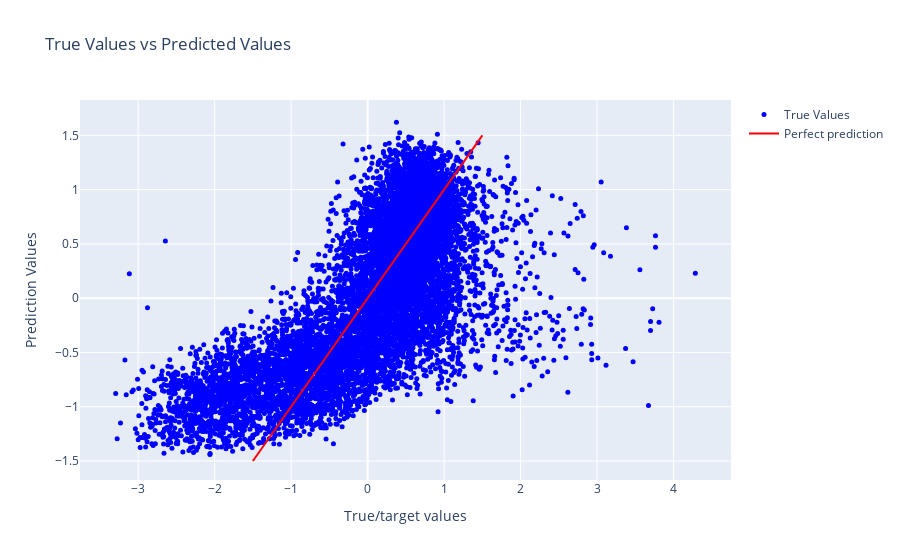

Source (notebook cell):
### Code cell
import matplotlib.pyplot as plt

# Assuming you have Y_test and Y_pred as the true and predicted target values

# Create a scatter plot
#plt.scatter(range(len(Y_test)), Y_test, color='b', label='True Values')
#plt.scatter(range(len(Y_pred)), Y_pred, color='r', label='Predicted Values')

# Create the scatter plot trace
scatter_trace = go.Scatter(
    x=Y_test,
    y=Y_pred,
    mode='markers',
    marker=dict(
        color='blue',
        size=5,
    ),
    name='True Values'
)

# Create the layout
layout = go.Layout(
    xaxis=dict(title='True/target values'),
    yaxis=dict(title='Prediction Values'),
    title='True Values vs Predicted Values'
)

# Create the line trace
line_trace = go.Scatter(
    x=[-1.5, 1.5],
    y=[-1.5, 1.5],
    mode='lines',
    line=dict(color='red', width=2),
    name='Perfect prediction'
)

# Create the figure
figure = go.Figure(data=[scatter_trace,line_trace], layout=layout)

# Show the figure
figure.show()

### Figure 1 — Plotly figure (JSON) as saved in the notebook; plotly's stock layout.template omitted (floating-point values rounded to 4 significant figures; data arrays with more than 128 entries replaced by an {"elided": "..."} marker saying what was removed)
{"data": [{"marker": {"color": "blue", "size": 5}, "mode": "markers", "name": "True Values", "type": "scatter", "x": {"elided": "9767 float values"}, "y": {"elided": "9767 float values"}}, {"line": {"color": "red", "width": 2}, "mode": "lines", "name": "Perfect prediction", "type": "scatter", "x": [-1.5, 1.5], "y": [-1.5, 1.5]}], "layout": {"title": {"text": "True Values vs Predicted Values"}, "xaxis": {"title": {"text": "True/target values"}}, "yaxis": {"title": {"text": "Prediction Values"}}}}
